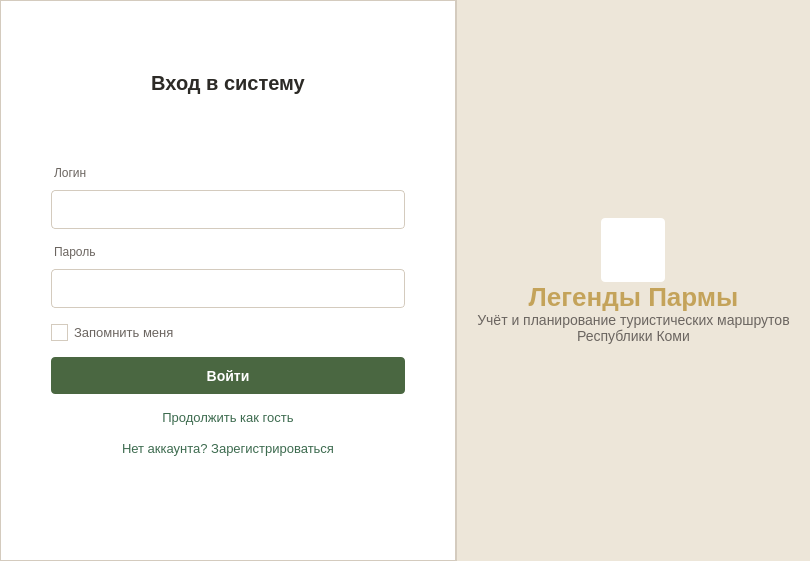
<?xml version="1.0" encoding="UTF-8"?>
<ui version="4.0">
 <class>LoginWindow</class>
 <widget class="QMainWindow" name="LoginWindow">
  <property name="geometry">
   <rect>
    <x>0</x>
    <y>0</y>
    <width>788</width>
    <height>561</height>
   </rect>
  </property>
  <property name="windowTitle">
   <string>LoginWindow</string>
  </property>
  <property name="styleSheet">
   <string notr="true">QMainWindow {
    background-color: #F5F0E8;
    color: #2C2A26;
}</string>
  </property>
  <widget class="QWidget" name="centralwidget">
   <layout class="QHBoxLayout" name="mainGlobalLayout" stretch="1,0,1">
    <property name="spacing"><number>0</number></property>
    <property name="leftMargin"><number>0</number></property>
    <property name="topMargin"><number>0</number></property>
    <property name="rightMargin"><number>0</number></property>
    <property name="bottomMargin"><number>0</number></property>
    <item>
     <widget class="QFrame" name="leftPanel">
      <property name="frameShape"><enum>QFrame::Shape::NoFrame</enum></property>
      <property name="styleSheet">
       <string notr="true">#leftPanel { background-color: #FFFFFF; border: 1px solid #D4CBBE; }</string>
      </property>
      <layout class="QVBoxLayout" name="leftLayout">
       <property name="spacing"><number>16</number></property>
       <property name="leftMargin"><number>50</number></property>
       <property name="topMargin"><number>70</number></property>
       <property name="rightMargin"><number>50</number></property>
       <property name="bottomMargin"><number>50</number></property>
       <item>
        <widget class="QLabel" name="loginsystem">
         <property name="styleSheet"><string notr="true">background: transparent; font-size:20px; font-weight:600; color:#2C2A26;</string></property>
         <property name="text"><string>Вход в систему</string></property>
         <property name="alignment"><set>Qt::AlignmentFlag::AlignCenter</set></property>
        </widget>
       </item>
       <item>
        <spacer name="topFormSpacer">
         <property name="orientation"><enum>Qt::Orientation::Vertical</enum></property>
         <property name="sizeHint" stdset="0"><size><width>20</width><height>30</height></size></property>
        </spacer>
       </item>
       <item>
        <layout class="QVBoxLayout" name="inputs">
         <property name="spacing"><number>16</number></property>
         <item>
          <layout class="QVBoxLayout" name="login">
           <property name="spacing"><number>5</number></property>
           <item>
            <widget class="QLabel" name="login_lb">
             <property name="cursor"><cursorShape>PointingHandCursor</cursorShape></property>
             <property name="styleSheet"><string notr="true">background: transparent; font-size:12px; color:#6B6560; margin-bottom:5px;</string></property>
             <property name="text"><string>Логин</string></property>
            </widget>
           </item>
           <item>
            <widget class="QLineEdit" name="login_in">
             <property name="minimumSize"><size><width>0</width><height>35</height></size></property>
             <property name="styleSheet">
              <string notr="true">QLineEdit { background-color: #FFFFFF; color: #2C2A26; border: 1px solid #D4CBBE; border-radius: 4px; padding: 0 10px; width:332px; height:auto; }
QLineEdit:hover { border: 1px solid #B8AE9E; }
QLineEdit:focus { border: 1px solid #4A6741; }
QLineEdit[error="true"] { border: 1px solid #B54A3A; }
QLineEdit:disabled { border: 1px dashed #D4CBBE; color: #A39E94; background-color: #F5F0E8; }</string>
             </property>
            </widget>
           </item>
          </layout>
         </item>
         <item>
          <layout class="QVBoxLayout" name="passw">
           <property name="spacing"><number>5</number></property>
           <item>
            <widget class="QLabel" name="pasw_lb">
             <property name="styleSheet"><string notr="true">background: transparent; font-size:12px; color:#6B6560; margin-bottom:5px;</string></property>
             <property name="text"><string>Пароль</string></property>
            </widget>
           </item>
           <item>
            <widget class="QLineEdit" name="passw_in">
             <property name="echoMode"><enum>QLineEdit::EchoMode::Password</enum></property>
             <property name="minimumSize"><size><width>0</width><height>35</height></size></property>
             <property name="styleSheet">
              <string notr="true">QLineEdit { background-color: #FFFFFF; color: #2C2A26; border: 1px solid #D4CBBE; border-radius: 4px; padding: 0 10px; width:332px; height:auto; }
QLineEdit:hover { border: 1px solid #B8AE9E; }
QLineEdit:focus { border: 1px solid #4A6741; }
QLineEdit[error="true"] { border: 1px solid #B54A3A; }
QLineEdit:disabled { border: 1px dashed #D4CBBE; color: #A39E94; background-color: #F5F0E8; }</string>
             </property>
            </widget>
           </item>
          </layout>
         </item>
        </layout>
       </item>
       <item>
        <widget class="QCheckBox" name="checkBox_remember">
         <property name="styleSheet">
          <string notr="true">QCheckBox { background: transparent; font-size: 13px; color: #6B6560; }
QCheckBox::indicator { width: 15px; height: 15px; border: 1px solid #D4CBBE; background-color: #FFFFFF; }
QCheckBox::indicator:hover { border: 1px solid #3D5636; }
QCheckBox::indicator:checked { background-color: #4A6741; border: 1px solid #4A6741; }
QCheckBox::indicator:pressed { background-color: #334A2E; }
QCheckBox::indicator:disabled { background-color: #E5DFD4; border: 1px solid #E5DFD4; }
QCheckBox:disabled { color: #A39E94; }</string>
         </property>
         <property name="text"><string>Запомнить меня</string></property>
        </widget>
       </item>
       <item>
        <widget class="QPushButton" name="login_btn">
         <property name="minimumSize"><size><width>0</width><height>32</height></size></property>
         <property name="cursor"><cursorShape>PointingHandCursor</cursorShape></property>
         <property name="styleSheet">
          <string notr="true">QPushButton { background-color: #4A6741; color: #FFFFFF; font-size: 14px; font-weight: 600; border-radius: 4px; border: none; width:332px; height:auto; }
QPushButton:hover { background-color: #3D5636; }
QPushButton:pressed { background-color: #334A2E; }
QPushButton:disabled { background-color: #A8B5A0; color: #FFFFFF; }
QPushButton:focus { border: 1px dashed #4A6741; }</string>
         </property>
         <property name="text"><string>Войти</string></property>
        </widget>
       </item>
       <item>
        <layout class="QVBoxLayout" name="link_btns">
         <item>
          <widget class="QPushButton" name="guest_btn">
           <property name="cursor"><cursorShape>PointingHandCursor</cursorShape></property>
           <property name="styleSheet">
            <string notr="true">QPushButton { background: transparent; border: none; color: #3D6B4F; text-align: center; font-size: 13px; }
QPushButton:hover { color: #2F543D; text-decoration: underline; }
QPushButton:pressed { color: #254432; }
QPushButton:focus { border: 1px dashed #4A6741; }
QPushButton:disabled { color: #A39E94; }</string>
           </property>
           <property name="text"><string>Продолжить как гость</string></property>
          </widget>
         </item>
         <item>
          <widget class="QPushButton" name="reg_btn">
           <property name="cursor"><cursorShape>PointingHandCursor</cursorShape></property>
           <property name="styleSheet">
            <string notr="true">QPushButton { background: transparent; border: none; color: #3D6B4F; text-align: center; font-size: 13px; }
QPushButton:hover { color: #2F543D; text-decoration: underline; }
QPushButton:pressed { color: #254432; }
QPushButton:focus { border: 1px dashed #4A6741; }
QPushButton:disabled { color: #A39E94; }</string>
           </property>
           <property name="text"><string>Нет аккаунта? Зарегистрироваться</string></property>
          </widget>
         </item>
        </layout>
       </item>
       <item>
        <spacer name="leftBottomSpacer">
         <property name="orientation"><enum>Qt::Orientation::Vertical</enum></property>
         <property name="sizeHint" stdset="0"><size><width>20</width><height>40</height></size></property>
        </spacer>
       </item>
      </layout>
     </widget>
    </item>
    <item>
     <widget class="QFrame" name="dividerLine">
      <property name="minimumSize"><size><width>1</width><height>0</height></size></property>
      <property name="maximumSize"><size><width>1</width><height>16777215</height></size></property>
      <property name="frameShape"><enum>QFrame::Shape::NoFrame</enum></property>
      <property name="styleSheet"><string notr="true">#dividerLine { background-color: #D4CBBE; }</string></property>
     </widget>
    </item>
    <item>
     <widget class="QFrame" name="rightPanel">
      <property name="frameShape"><enum>QFrame::Shape::NoFrame</enum></property>
      <property name="styleSheet"><string notr="true">#rightPanel { background-color: #EDE6D9; }</string></property>
      <layout class="QVBoxLayout" name="rightLayout">
       <property name="spacing"><number>0</number></property>
       <property name="leftMargin"><number>20</number></property>
       <property name="topMargin"><number>20</number></property>
       <property name="rightMargin"><number>20</number></property>
       <property name="bottomMargin"><number>20</number></property>
       <item>
        <spacer name="rightTopSpacer">
         <property name="orientation"><enum>Qt::Orientation::Vertical</enum></property>
         <property name="sizeHint" stdset="0"><size><width>20</width><height>40</height></size></property>
        </spacer>
       </item>
       <item>
        <layout class="QGridLayout" name="gridLayout">
         <item row="0" column="0" alignment="Qt::AlignmentFlag::AlignHCenter">
          <widget class="QLabel" name="logo">
           <property name="minimumSize"><size><width>64</width><height>64</height></size></property>
           <property name="maximumSize"><size><width>64</width><height>64</height></size></property>
           <property name="styleSheet"><string notr="true">QLabel { background-color: #FFFFFF; border-radius: 4px; } QLabel:hover { border: 2px solid #B8934A; } QLabel:pressed { border: 2px solid #A6823F; }</string></property>
           <property name="text"><string/></property>
           <property name="pixmap"><pixmap resource="../qrc/login_res.qrc">:/login/icons/logo.png</pixmap></property>
           <property name="scaledContents"><bool>true</bool></property>
           <property name="alignment"><set>Qt::AlignmentFlag::AlignCenter</set></property>
          </widget>
         </item>
         <item row="2" column="0">
          <widget class="QLabel" name="name">
           <property name="styleSheet"><string notr="true">background: transparent; font-size:26px; font-weight:600; color:#C4A35A</string></property>
           <property name="text"><string>Легенды Пармы</string></property>
           <property name="alignment"><set>Qt::AlignmentFlag::AlignCenter</set></property>
          </widget>
         </item>
         <item row="3" column="0">
          <widget class="QLabel" name="description">
           <property name="styleSheet"><string notr="true">background: transparent; color:#6B6560; font-size:14px;</string></property>
           <property name="text"><string>Учёт и планирование туристических маршрутов
Республики Коми</string></property>
           <property name="alignment"><set>Qt::AlignmentFlag::AlignCenter</set></property>
          </widget>
         </item>
        </layout>
       </item>
       <item>
        <spacer name="rightBottomSpacer">
         <property name="orientation"><enum>Qt::Orientation::Vertical</enum></property>
         <property name="sizeHint" stdset="0"><size><width>20</width><height>40</height></size></property>
        </spacer>
       </item>
      </layout>
     </widget>
    </item>
   </layout>
  </widget>
 </widget>
 <resources>
  <include location="../qrc/login_res.qrc"/>
 </resources>
 <connections/>
</ui>
